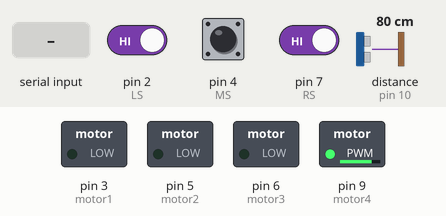
This sketch was run on a simulated Arduino Uno, built with avr-gcc and run on an emulated ATmega328P. Parts: switched loads named in the sketch (green lamp = pin HIGH). Wiring (inferred from the names in the program): ultrasonic range finder: trigger pin 11; echo pin 10. Dashed ring = blinking. The test bench sets the inputs (shaded band); at power-on: distance to the obstacle (sensor on pin 10) 80 cm, pin 2 (LS) HIGH, pin 7 (RS) HIGH, pin 4 (MS) HIGH. The echo pulse lasts 58.3 µs per cm; pins used as bus, display or sensor lines are not drawn; what the sketch prints to the serial monitor is not drawn.

Above: at 1.2 s.
1.3 s: distance to the obstacle (sensor on pin 10) set to 23 cm
2.8 s: distance to the obstacle (sensor on pin 10) set to 19 cm
At 4.4 s:
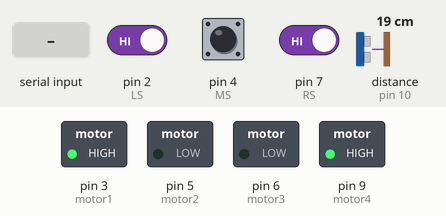
5.8 s: pin 2 (LS) driven LOW
At 6.8 s:
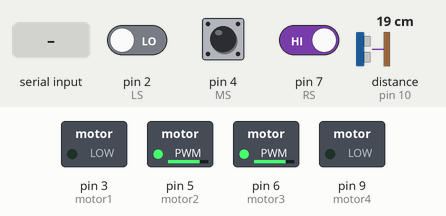
7.7 s: pin 7 (RS) driven LOW
At 8.5 s:
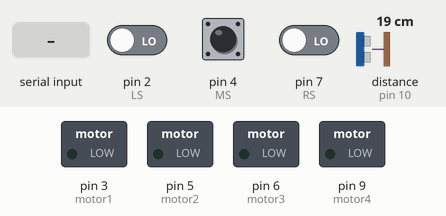
10.7 s: distance to the obstacle (sensor on pin 10) set to 35 cm
At 11.8 s:
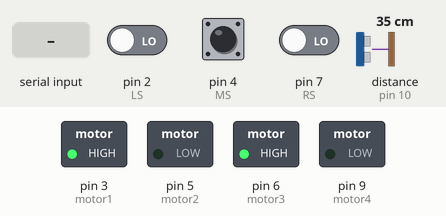
12.6 s: "L90\n" received over Serial
Timing chart, 0 to 15.1 s (numbered marks = the images above; inputs shaded):
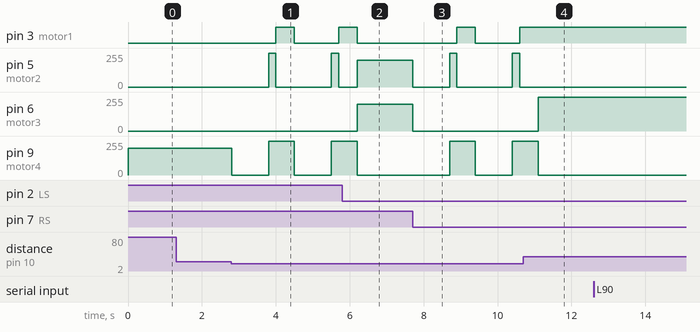

The sketch:

RC.ino
```cpp
#include <stdlib.h>
byte motor1 = 3, motor2 = 5, motor3 = 6, motor4 =9 , echo = 10 , trig = 11 ,x=0,RS=7, LS=2, MS =4, left = 0, right = 0 , med = 0,pr=1,pl=1,pm=1;
float take =0 ,give = 0 ;long value[4];
char state,current ;
char distance[4];
void setup() {
  // put your setup code here, to run once:
Serial.begin(9600);
pinMode(motor1,OUTPUT);
pinMode(motor2,OUTPUT);
pinMode(motor3,OUTPUT);
pinMode(motor4,OUTPUT);
pinMode(echo,INPUT);
pinMode(RS,INPUT) ;
pinMode(LS,INPUT) ;
pinMode(MS,INPUT) ;
pinMode(trig,OUTPUT);
}
void Forward ()
{
  digitalWrite(motor1,LOW);
    analogWrite(motor2,127);
    digitalWrite(motor3,LOW);
    analogWrite(motor4,127);
}
void Back ()
{
    digitalWrite(motor2,LOW);
    analogWrite(motor1,127);
    digitalWrite(motor4,LOW);
    analogWrite(motor3,127);
}
void forward ()
{
    digitalWrite(motor1,LOW);
    analogWrite(motor2,100);
    digitalWrite(motor3,LOW);
    analogWrite(motor4,100);
}
void turnLeft ()
{
    analogWrite(motor1,0);
    analogWrite(motor2,200);
    analogWrite(motor3,200);
    digitalWrite(motor4,0);
}
void turnRight ()
{
    digitalWrite(motor1,LOW);
    digitalWrite(motor2,LOW);
    digitalWrite(motor3,LOW);
    analogWrite(motor4,200);
}
void turnLeftSmooth ()
{
    analogWrite(motor1,150);
    analogWrite(motor2,0);
    analogWrite(motor3,75);
    analogWrite(motor4,0);
}
void turnRightSmooth ()
{
    analogWrite(motor1,0);
    analogWrite(motor2,150);
    analogWrite(motor3,0);
    analogWrite(motor4,75);
}
void Stop ()
{
    digitalWrite(motor1,LOW);
    analogWrite(motor2,0);
    digitalWrite(motor3,LOW);
    analogWrite(motor4,0);
}
void wait()
{
  turnRight();
}
void back()
{
  digitalWrite(motor2,LOW);
    analogWrite(motor1,100);
    digitalWrite(motor4,LOW);
    analogWrite(motor3,100);
}
void loop() {
  // put your main code here, to run repeatedly:
  digitalWrite(trig, HIGH);
  delayMicroseconds(100);
  digitalWrite(trig, LOW);
  take = pulseIn(echo, HIGH);
  give = (take * .034) / 2;
  if(give<=20)
  {
    digitalWrite(motor1,LOW);
    digitalWrite(motor2,LOW);
    digitalWrite(motor3,LOW);
    digitalWrite(motor4,LOW);
    delay(1000);
    digitalWrite(motor1,LOW);
    digitalWrite(motor2,HIGH);
    digitalWrite(motor3,LOW);
    digitalWrite(motor4,HIGH);
    delay(200);
    digitalWrite(motor1,HIGH);
    digitalWrite(motor2,LOW);
    digitalWrite(motor3,LOW);
    digitalWrite(motor4,HIGH);
    delay(500);
    x=1;
  }
  else
  {
    if(x==1)
    {
    digitalWrite(motor1,HIGH);
    digitalWrite(motor2,LOW);
    digitalWrite(motor3,HIGH);
    digitalWrite(motor4,LOW);
   }
while(Serial.available())
{
  state = Serial.read();
  Serial.println(state);
  if (state == 'F')
  {
    digitalWrite(motor1,HIGH);
    digitalWrite(motor2,LOW);
    digitalWrite(motor3,HIGH);
    digitalWrite(motor4,LOW);
  }
  if (state == 'B')  // move back
  {
    digitalWrite(motor1,LOW);
    digitalWrite(motor2,HIGH);
    digitalWrite(motor3,LOW);
    digitalWrite(motor4,HIGH);
  }
  if (state == 'L') // move left
  {
    digitalWrite(motor1,HIGH);
    digitalWrite(motor2,LOW);
    digitalWrite(motor3,LOW);
    digitalWrite(motor4,LOW);
  }
  if (state == 'R') // move right
  {
    digitalWrite(motor1,LOW);
    digitalWrite(motor2,LOW);
    digitalWrite(motor3,HIGH);
    digitalWrite(motor4,LOW);
 }
  if (state == 'W')
  goto  AA;
}
  if (state == 'Z') // dh character morsy w islam hy3mloh 34an a5o4 f l accurate mode
  goto BB;
}
AA :
 left = digitalRead(LS);
  right = digitalRead(RS);
  med = digitalRead(MS);
  if ( (med == 0 ) && (left == 1) && (right == 1))
  forward();
  if ( (med == 0) && (left == 0) && (right == 1))
  turnRightSmooth();
  if ( (med == 0 ) && (left == 1) && (right == 0))
  turnLeftSmooth();
  if ( (med == 1) && (right == 1) && (left == 0))
  {
    while (1)
    {
  turnLeft();
  if ( (digitalRead(MS) == 0) || (digitalRead(RS) == 0 ))
  break;
    }
  }
  if ( (med == 1) && (right == 0) && (left == 1))
  {
    while (1)
    {
  turnRight();
  if ( (digitalRead(MS) == 0) || (digitalRead(LS) == 0))
  break;
  }
  }
  if ( (med == 1) && ( right == 1) && (left == 1))
  {
    wait();
   // Stop();
  }
  //       here will be the features of accurate movement code
  BB :
  while (Serial.available())
  {
    float timer = 0;int number = 0,result=0;
    current = Serial.read();
    for (int i=0;i<4;i++)      // hena h5zn l distance
    {
    distance[i] = Serial.read();
    value[i] = atol(distance);
    number++;
    if (distance[i]=='\0')
    break;
    }
    for (int i=0;i<number;i++)    // hena b7awl a5ly l array kloh fe variable wa7d
    {
      if (i==0)
      result+=value[i];
      else{
        result = result * 10;
        result+=value[i];
      }
    }

   /* if (current == 'z') // dh l character ly hygyly wly
    {
      while (1)
      {
      timer = millis()*10^(-3);
      Forward();
       if (( .48 * timer ) <= result ) // l mfrod a3ml relation ben l sor3a wl time 34an azbt l distance
     {  Stop(); break;}
      }
   }*/
 /* else if (current == 'y') // dh l char ly morsy we eslam hyb3toh
   {
    while (1)
    {
    timer = millis()*10^(-3);
    Back();
    if ((.48 * timer ) <= result ) // l mfrod a3ml relation ben l sor3a wl time 34an azbt l distance
    {
    Stop();break;
    }
    }
   }*/
  }
}
```

Measured:
- the behaviour switches between 21 and 20 cm on distance to the obstacle (sensor on pin 10) (found by bisection; images 0 and 1)
- after the input at 1.3 s, every drawn part: stays the same
- after the input at 2.8 s, pin 3 (motor1): LOW → HIGH after 1.2 s, → LOW 0.50 s later, → HIGH 1.2 s later; pin 5 (motor2): alternates 255/255 for 0.20 s and 0/255 for 1.5 s, starting after 1.0 s; pin 9 (motor4): alternates 255/255 for 0.70 s and 0/255 for 1.0 s, starting at once
- after the input at 5.8 s, pin 6 (motor3): 0/255 → 200/255 after 0.40 s; pin 9 (motor4): goes on until 6.2 s, then stays 0/255
- after the input at 7.7 s, pin 3 (motor1): LOW → HIGH after 1.2 s, → LOW 0.50 s later, → HIGH 1.2 s later; pin 5 (motor2): goes 0/255 1.0 s, 255/255 0.20 s, 0/255 1.5 s, 255/255 0.20 s, then 0/255, starting at once; pin 6 (motor3): 200/255 → 0/255 at once; pin 9 (motor4): 0/255 → 255/255 after 1.0 s, → 0/255 0.70 s later, → 255/255 1.0 s later
- after the input at 10.7 s, pin 3 (motor1): stays HIGH (without the input it goes to LOW after 0.41 s); pin 5 (motor2): stays 0/255 (without the input it goes to 255/255 after 1.4 s); pin 6 (motor3): 0/255 → 255/255 after 0.41 s; pin 9 (motor4): goes on until 11.1 s, then stays 0/255
